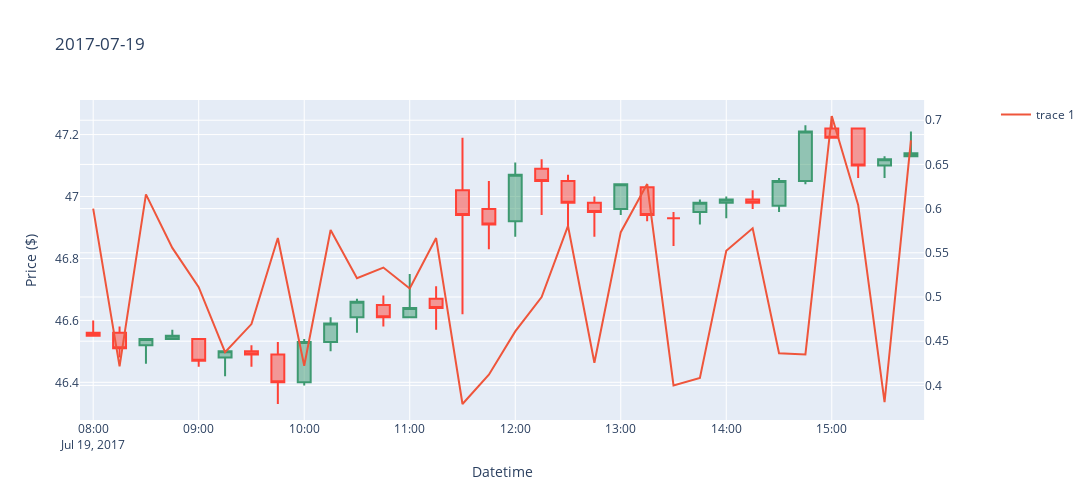
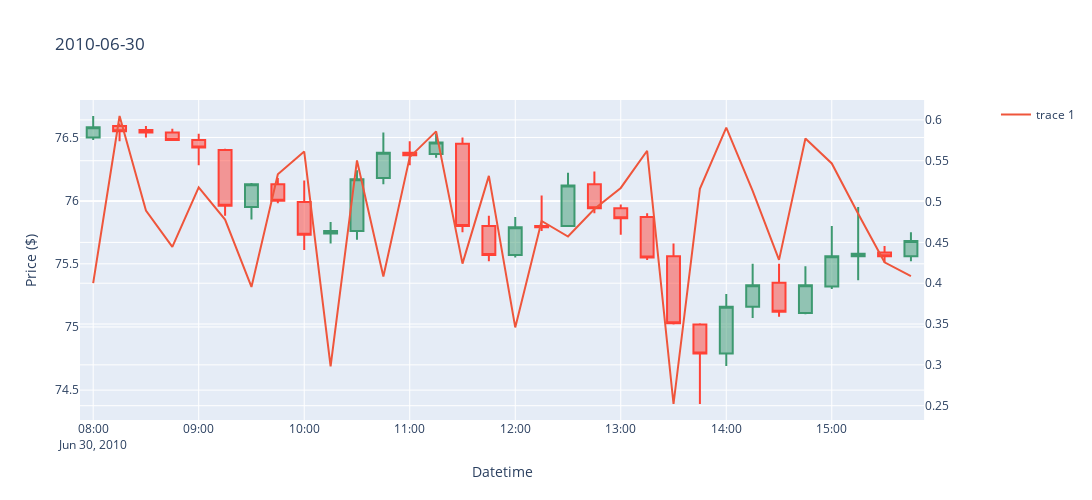
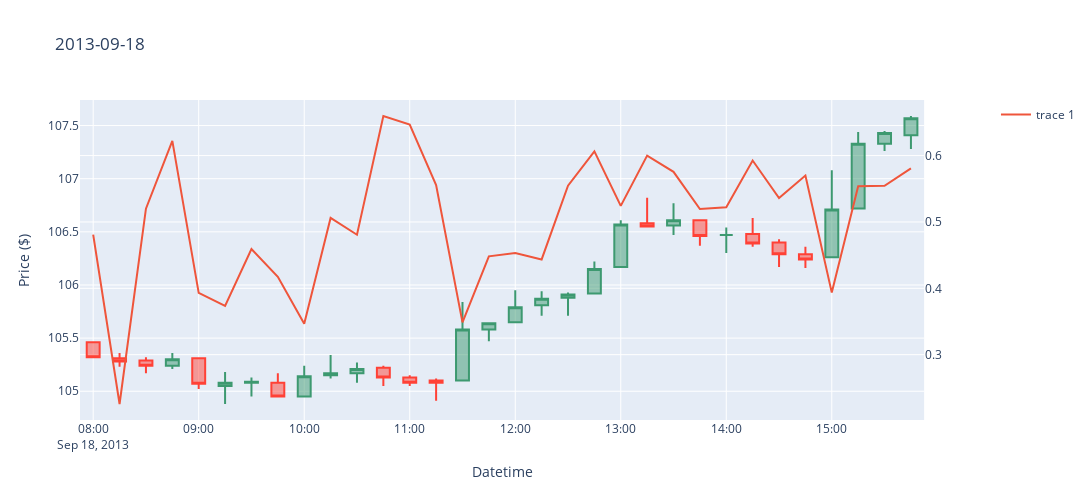

The notebook cell saved with these charts, in order:
### Markdown cell above
Red line indicates the distance between mean and high within a candlestick (right y-axis)  
Ideally  
- A drop in the red line (distance of mean and high getting closer) should be followed by an upward trend in the candle stick (for example the next candle stick should close higher than open);
- Vice versa, if we see peak in the red line (distance of mean and high getting farther, could be end of price going upward) we should expect a downward trend in the candle stick.

### Code cell
days = df_test['datetime'].dt.date.unique()
np.random.shuffle(days)

for day in days[:3]:
    df_day = df_test[df_test['datetime'].dt.date == day]
    plot_candlestick(df_day, day)
